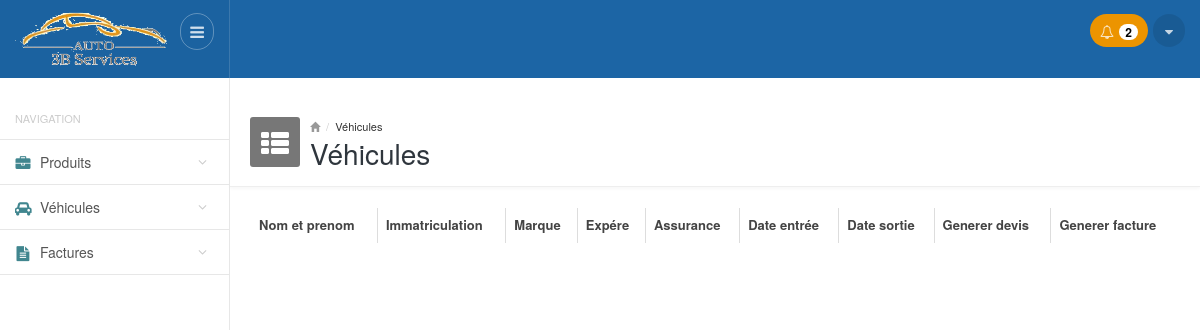
The page /vehicules.php (signed in) on the database as committed earlier.
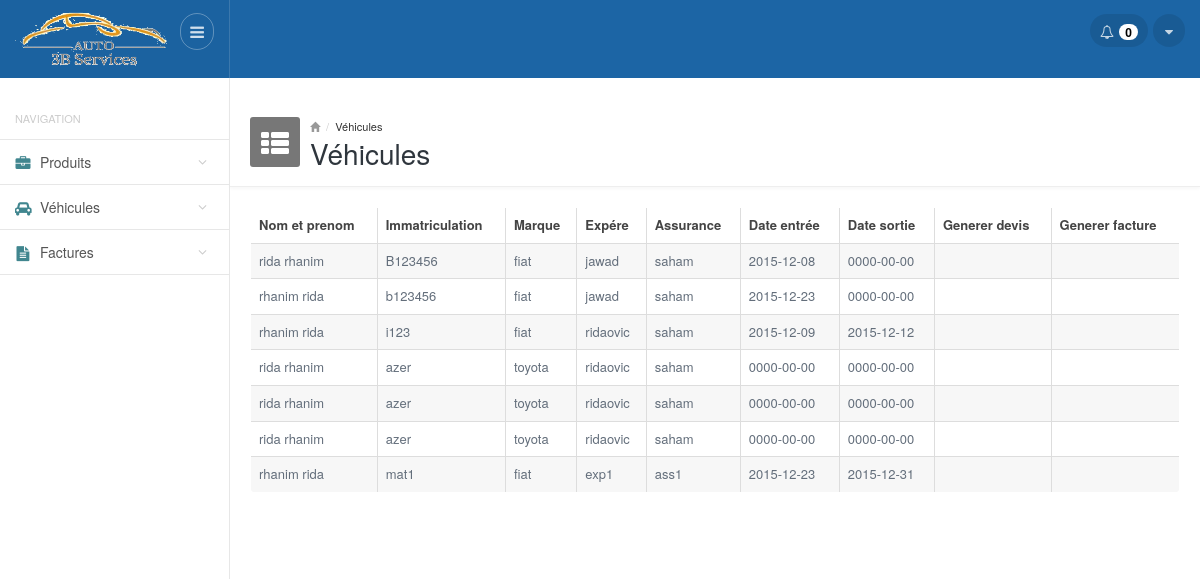
The same page on the database as committed later.
### tables this page shows
CREATE TABLE IF NOT EXISTS `vehicules` (
  `id` int(11) NOT NULL,
  `nom` varchar(100) NOT NULL,
  `prenom` varchar(100) NOT NULL,
  `immatriculation` varchar(100) NOT NULL,
  `marque` varchar(100) NOT NULL,
  `expere` varchar(100) NOT NULL,
  `assurance` varchar(100) NOT NULL,
  `date_entree` date DEFAULT NULL,
  `date_sortie` date DEFAULT NULL
);

### functions.php (called while the page is built, shortened)
<?php
function getNotifProducts()
{
    $result = mysql_query("SELECT count(*) FROM produits WHERE qte_min>=qte") or die(mysql_error());
    $count = mysql_fetch_array($result);
    return $count[0];
}
function getAllVehicules()
{
     $result = mysql_query("SELECT * FROM vehicules ") or die(mysql_error());
     $vihecules = array();
     while($row = mysql_fetch_array($result))
        $vihecules[] = $row;
    return $vihecules;
}
?>

### vehicules.php (the view, shortened to what the changed rows need)
<?php
require_once __DIR__ . '/functions.php';
require_once __DIR__ . '/header.php'; ?>
<div class="mainpanel">
    <div class="contentpanel">
        <div class="panel panel-primary-head">
            <table id="basicTable" class="table table-striped table-bordered responsive">
                <thead class="">
                    <tr>
                        <th>Nom et prenom</th>
                        <th>Immatriculation</th>
                        <th>Marque</th>
                        <th>Expére</th>
                        <th>Assurance</th>
                        <th>Date entrée</th>
                        <th>Date sortie</th>
                        <th>Generer devis</th>
                        <th>Generer facture</th>
                    </tr>
                </thead>
                <tbody>
                    <?php
                      $vehicules= getAllVehicules();
                      foreach($vehicules as $vehicule){ ?>
                        <tr>
                              <td><?php echo ($vehicule['nom']." ".$vehicule['prenom']); ?> </td>
                              <td><?php echo $vehicule['immatriculation']; ?> </td>
                              <td><?php echo $vehicule['marque']; ?> </td>
                              <td><?php echo $vehicule['expere']; ?> </td>
                              <td><?php echo $vehicule['assurance']; ?> </td>
                              <td><?php echo $vehicule['date_entree']; ?> </td>
                              <td><?php echo $vehicule['date_sortie']; ?> </td>
                              <td> </td>
                              <td> </td>
                           </tr>
                    <?php } ?>
                </tbody>
            </table>
        </div>
        <br />
    </div>
</div>
<?php
require_once __DIR__ . '/footer.php'; ?>

### header.php (shortened to what the changed rows need)
<!DOCTYPE html>
<html lang="en">
<head>
        <link href="css/style.default.css" rel="stylesheet">
        <link href="css/select2.css" rel="stylesheet" />
        <link href="css/style.datatables.css" rel="stylesheet">
        <link href="cdn.datatables.net/responsive/1.0.1/css/dataTables.responsive.css" rel="stylesheet">
    </head>
    <body>
        <header>
            <div class="headerwrapper">
                <div class="header-right">
                    <div class="pull-right">
                            <div class="btn-group btn-group-list btn-group-notification">
                        <?php if(getNotifProducts() == 0) {?>
                            <button type="button" class="btn btn-default dropdown-toggle" data-toggle="dropdown">
                        <?php } else { ?>
                                <button type="button" class="btn btn-default dropdown-toggle orange" data-toggle="dropdown">
                        <?php } ?>
                              <i class="fa fa-bell-o"></i>
                              <span class="badge">
                                <?php echo getNotifProducts(); ?>
                              </span>
                            </button>
                        </div>
                    </div>
                </div>
            </div>
        </header>
        <br>
        <br>
        <section>
            <div class="mainwrapper">

Rows that differ between the two databases and show on the page:
added vehicules: nom "rida rhanim", immatriculation "B123456", marque "fiat", expere "jawad", assurance "saham", date_entree "2015-12-08", date_sortie "0000-00-00"
added vehicules: nom "rhanim rida", immatriculation "b123456", marque "fiat", expere "jawad", assurance "saham", date_entree "2015-12-23", date_sortie "0000-00-00"
added vehicules: nom "rhanim", prenom "rida", immatriculation "i123", marque "fiat", expere "ridaovic", assurance "saham", date_entree "2015-12-09", date_sortie "2015-12-12"
added vehicules: nom "rida", prenom "rhanim", immatriculation "azer", marque "toyota", expere "ridaovic", assurance "saham", date_entree "0000-00-00", date_sortie "0000-00-00"
added vehicules: nom "rida", prenom "rhanim", immatriculation "azer", marque "toyota", expere "ridaovic", assurance "saham", date_entree "0000-00-00", date_sortie "0000-00-00"
added vehicules: nom "rida", prenom "rhanim", immatriculation "azer", marque "toyota", expere "ridaovic", assurance "saham", date_entree "0000-00-00", date_sortie "0000-00-00"
added vehicules: nom "rhanim", prenom "rida", immatriculation "mat1", marque "fiat", expere "exp1", assurance "ass1", date_entree "2015-12-23", date_sortie "2015-12-31"
Other text that changed with them:
getNotifProducts(): "2" → "0"
